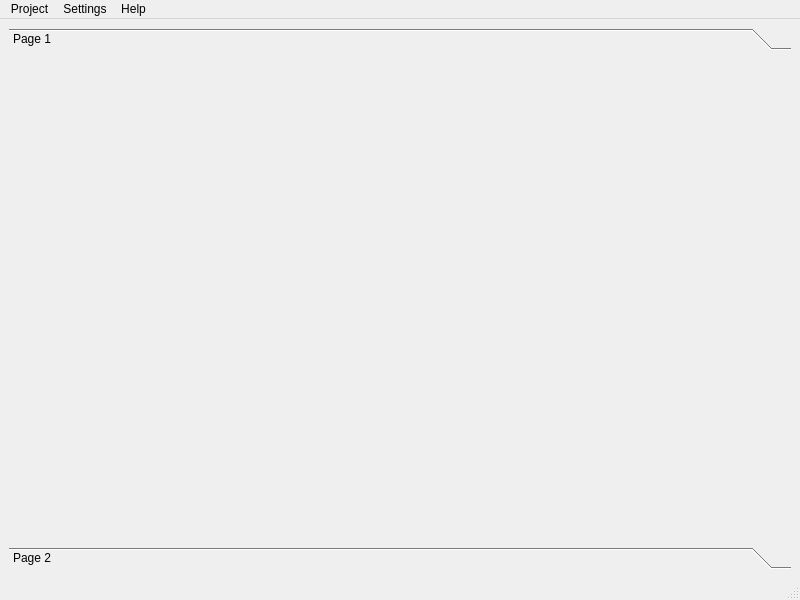
<?xml version="1.0" encoding="UTF-8"?>
<ui version="4.0">
 <class>mw_fondation</class>
 <widget class="QMainWindow" name="mw_fondation">
  <property name="geometry">
   <rect>
    <x>0</x>
    <y>0</y>
    <width>800</width>
    <height>600</height>
   </rect>
  </property>
  <property name="windowTitle">
   <string>Fondation</string>
  </property>
  <widget class="QWidget" name="centralwidget">
   <layout class="QGridLayout" name="gridLayout">
    <item row="0" column="0">
     <layout class="QVBoxLayout" name="verticalLayout"/>
    </item>
    <item row="0" column="1">
     <widget class="QToolBox" name="toolBox">
      <property name="currentIndex">
       <number>0</number>
      </property>
      <widget class="QWidget" name="page">
       <property name="geometry">
        <rect>
         <x>0</x>
         <y>0</y>
         <width>774</width>
         <height>487</height>
        </rect>
       </property>
       <attribute name="label">
        <string>Page 1</string>
       </attribute>
      </widget>
      <widget class="QWidget" name="page_2">
       <property name="geometry">
        <rect>
         <x>0</x>
         <y>0</y>
         <width>774</width>
         <height>487</height>
        </rect>
       </property>
       <attribute name="label">
        <string>Page 2</string>
       </attribute>
      </widget>
     </widget>
    </item>
   </layout>
  </widget>
  <widget class="QMenuBar" name="menubar">
   <property name="geometry">
    <rect>
     <x>0</x>
     <y>0</y>
     <width>800</width>
     <height>21</height>
    </rect>
   </property>
   <widget class="QMenu" name="m_settings">
    <property name="title">
     <string>Settings</string>
    </property>
    <addaction name="mi_fondationSettings"/>
    <addaction name="mi_projectSettings"/>
   </widget>
   <widget class="QMenu" name="m_help">
    <property name="title">
     <string>Help</string>
    </property>
   </widget>
   <widget class="QMenu" name="m_project">
    <property name="title">
     <string>Project</string>
    </property>
    <addaction name="mi_newProject"/>
    <addaction name="mi_loadProject"/>
   </widget>
   <addaction name="m_project"/>
   <addaction name="m_settings"/>
   <addaction name="m_help"/>
  </widget>
  <widget class="QStatusBar" name="statusbar"/>
  <action name="mi_newProject">
   <property name="text">
    <string>New Project</string>
   </property>
  </action>
  <action name="mi_loadProject">
   <property name="text">
    <string>Load Project</string>
   </property>
  </action>
  <action name="actionClose_Project">
   <property name="text">
    <string>Close Project</string>
   </property>
  </action>
  <action name="actionQuit">
   <property name="text">
    <string>Quit</string>
   </property>
  </action>
  <action name="mi_projectSettings">
   <property name="text">
    <string>Project Settings</string>
   </property>
  </action>
  <action name="mi_fondationSettings">
   <property name="text">
    <string>Fondation Settings</string>
   </property>
  </action>
 </widget>
 <resources/>
 <connections/>
</ui>
